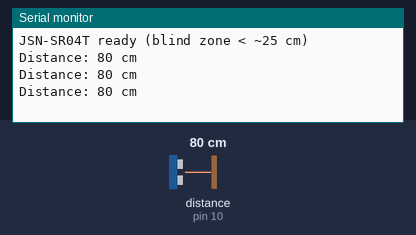
A sketch run on a simulated Arduino Uno, built with avr-gcc and run on an emulated ATmega328P. On the bench: the last lines printed to the serial monitor. Wiring (inferred from the names in the program): ultrasonic range finder: trigger pin 9; echo pin 10. The test bench sets the inputs (shaded band); at power-on: distance to the obstacle (sensor on pin 10) 80 cm. The echo pulse lasts 58.3 µs per cm.

Above: at 1.2 s.
1.3 s: distance to the obstacle (sensor on pin 10) set to 29 cm
At 1.7 s:
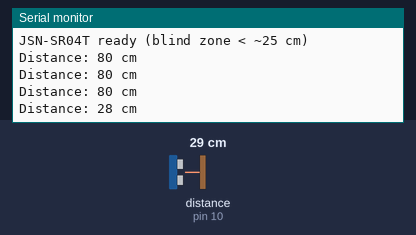
2.8 s: distance to the obstacle (sensor on pin 10) set to 23 cm
At 3.41 s:
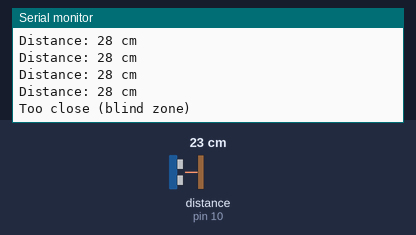

Measured:
- the behaviour switches between 26 and 25 cm on distance to the obstacle (sensor on pin 10) (found by bisection; images 1 and 2)
- after the input at 1.3 s, the serial monitor: prints a new line after 0.13 s (image 1)
- after the input at 2.8 s, the serial monitor: prints a new line after 0.34 s (image 2)

The sketch:

example.ino
```cpp
// Arduino sketch that triggers the JSN-SR04T, takes three readings (median), converts echo time to centimeters, and prints distance or status messages over Serial while handling blind-zone and out-of-range cases.
//
// Buy this module: https://shillehtek.com/products/jsn-sr04t-waterproof-ultrasonic-distance-sensor-arduino-esp32
// Full manual: https://shillehtek.com/blogs/shillehtek-product-manuals/jsn-sr04t-waterproof-ultrasonic-distance-sensor-arduino-esp32-manual
// More examples: https://github.com/shillehbean/shillehtek-examples
//

// JSN-SR04T Waterproof Ultrasonic - Arduino Example
// Trig->D9, Echo->D10, 5V, GND

const int trigPin = 9;
const int echoPin = 10;

long readOnceCm() {
  digitalWrite(trigPin, LOW);  delayMicroseconds(4);
  digitalWrite(trigPin, HIGH); delayMicroseconds(10);
  digitalWrite(trigPin, LOW);
  long us = pulseIn(echoPin, HIGH, 40000UL);   // 40 ms timeout
  return us == 0 ? -1 : us / 58;
}

long readMedianCm() {
  long a = readOnceCm(); delay(60);
  long b = readOnceCm(); delay(60);
  long c = readOnceCm();
  // median of three
  if ((a >= b) == (a <= c)) return a;
  if ((b >= a) == (b <= c)) return b;
  return c;
}

void setup() {
  Serial.begin(115200);
  pinMode(trigPin, OUTPUT);
  pinMode(echoPin, INPUT);
  Serial.println("JSN-SR04T ready (blind zone < ~25 cm)");
}

void loop() {
  long cm = readMedianCm();
  if (cm < 0)        Serial.println("Out of range / no echo");
  else if (cm < 25)  Serial.println("Too close (blind zone)");
  else {
    Serial.print("Distance: ");
    Serial.print(cm);
    Serial.println(" cm");
  }
  delay(300);
}
```
